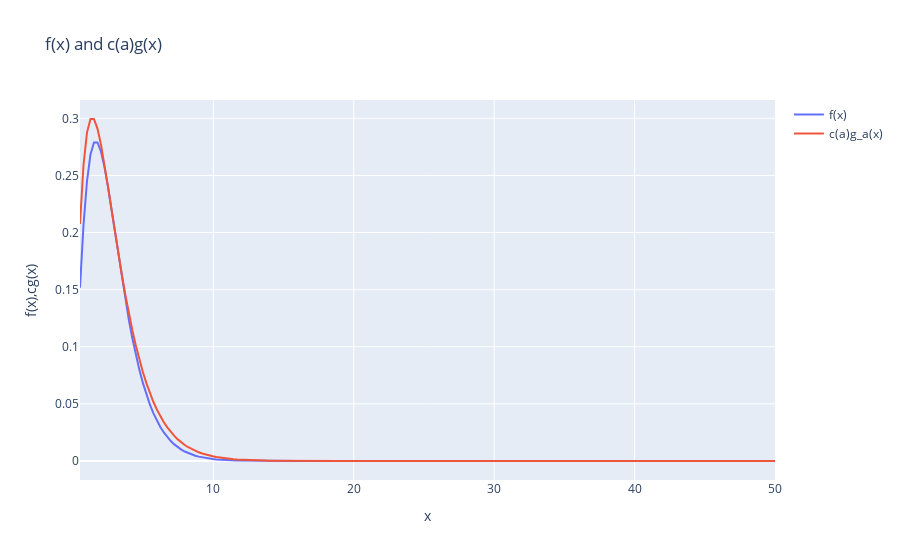

Source (notebook cell):
### Markdown cell above
#### Problem 1
##### Sample from $f$ using optimal value of $c(a)$

### Code cell
import numpy as np
import plotly.graph_objects as go

# Functions
c = lambda a: np.exp(-a)/(3*a**2*(1-a))
f = lambda x: 1/3*x*(1+x)*np.exp(-x)
def g(x,a,c):
    return c*a**2*x*np.exp(-a*x)

# Calculating values
a_star = (6-np.sqrt(108))/(-6)
C = c(a_star)
x = np.linspace(0.5,50,200)
fx = f(x)
gcx = g(x,a_star,C)

# Creating plots
fig = go.Figure()
f_trace = go.Scatter(x=x,y=fx,mode='lines',name='f(x)')
g_trace = go.Scatter(x=x,y=gcx,mode='lines',name='c(a)g_a(x)')
fig.add_trace(f_trace)
fig.add_trace(g_trace)
fig.update_layout(title='f(x) and c(a)g(x)',xaxis_title='x',yaxis_title='f(x),cg(x)')
fig.show()

### Figure 1 — Plotly figure (JSON) as saved in the notebook; plotly's stock layout.template omitted (floating-point values rounded to 4 significant figures; data arrays with more than 128 entries replaced by an {"elided": "..."} marker saying what was removed)
{"data": [{"mode": "lines", "name": "f(x)", "type": "scatter", "x": {"elided": "200 float values"}, "y": {"elided": "200 float values"}}, {"mode": "lines", "name": "c(a)g_a(x)", "type": "scatter", "x": {"elided": "200 float values"}, "y": {"elided": "200 float values"}}], "layout": {"title": {"text": "f(x) and c(a)g(x)"}, "xaxis": {"title": {"text": "x"}}, "yaxis": {"title": {"text": "f(x),cg(x)"}}}}
